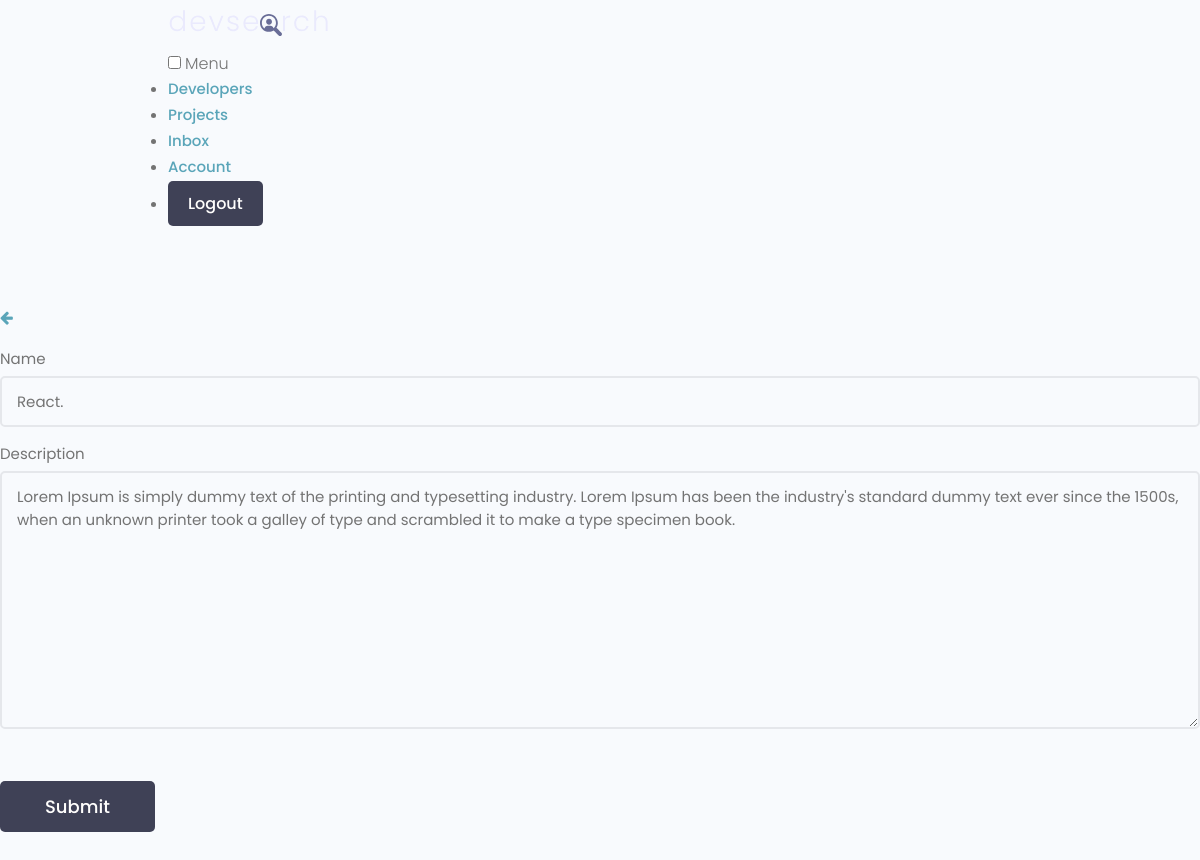
/update-skill/3eb920a2-99ee-4a12-9e10-eefc6b39ef5f/?next=/account (signed in), run on the app's committed database.
### users/models.py (models this page shows, shortened)
class Skill(models.Model):
    owner = models.ForeignKey(Profile, on_delete=models.CASCADE, null=True, blank=True)
    name = models.CharField(max_length=200, blank=True, null=True)
    description = models.TextField(null=True, blank=True)
    created = models.DateTimeField(auto_now_add=True)
    id = models.UUIDField(default=uuid.uuid4, unique=True, primary_key=True, editable=False)

### users/views.py (the view)
# urls.py: path('update-skill/<str:pk>/', views.updateSkill, name="update-skill"),
@login_required(login_url="login")
def updateSkill(request, pk):
    profile = request.user.profile
    skill = profile.skill_set.get(id=pk)
    form = SkillForm(instance=skill)
    if request.method == "POST":
        form = SkillForm(request.POST, instance=skill)
        if form.is_valid():
            form.save()
            messages.success(request, 'Skill was updated successfully!')
            return redirect('account')
    context = {'form':form}
    return render(request, 'users/skill_form.html', context)

### users/forms.py
class SkillForm(ModelForm):
    class Meta:
        model = Skill
        fields = '__all__'
        exclude = ['owner']
    def __init__(self, *args, **kwargs):
        super(SkillForm, self).__init__(*args, **kwargs)
        for name, field in self.fields.items():
            field.widget.attrs.update({'class': 'input'})

### users/templates/users/skill_form.html (shortened to what this page needs)
{% extends 'main.html' %}
{% block content %}
<main class="formPage my-xl">
    <div class="content-box">
        <div class="formWrapper">
            <a class="backButton" href="{% url 'account' %}"><i class="fa fa-arrow-left"></i></a>
            <br>
            <form class="form" method="POST" action="">
                {% for field in form %}
                <div class="form__field">
                    <label for="formInput#text">{{field.label}} </label>
                    {{field}}
                </div>
                {% endfor %}
                <input class="btn btn--sub btn--lg  my-md" type="submit" value="Submit" />
            </form>
        </div>
    </div>
</main>
{% endblock %}

### static/uikit/styles/modules/_variables.css (style rules this page uses)
:root { --color-main: #5aa5b9; --color-main-light: #e6faff; --color-sub: #3f4156; --color-sub-light: #51546e; --color-sub-lighter: #ededfd; --color-text: #737373; --color-gray: #8b8b8b; --color-light: #e5e7eb; --color-light-gray: #767676; --color-bg: #f8fafd; --color-white: #fffefd; --color-white-light: #f3f3f3; --color-success: #359e64; --color-success-bg: #def8e8; --color-error: #fc4b0b; --color-error-bg: #fff2ee; --font-base: 'Poppins', arial, helvetica, 'Segoe UI', roboto, ubuntu, sans-serif; --font-monospace: 'Fira Code', 'Courier New', courier, monospace; --font-regular: 300; --font-medium: 500; --font-bold: 700; --generic-shadow: 1px 1px 5px #00000010; --generic-transition: all 0.3s ease-in-out; }

### static/uikit/styles/modules/_base.css (style rules this page uses)
* { margin: 0; padding: 0; box-sizing: border-box; text-rendering: optimizeLegibility; color: inherit; font-size: inherit; }
html { font-size: 50%; }
@media only screen and (min-width: 480px) { html { font-size: 56.25%; } }
@media only screen and (min-width: 1200px) { html { font-size: 62.5%; } }
body { line-height: 1.6; font-weight: 400; font-size: 1.5rem; color: var(--color-text); background-color: var(--color-bg); min-height: 100vh; }

### static/uikit/styles/modules/_typography.css (style rules this page uses)
* { font-family: var(--font-base); }
a { padding-bottom: 2px; text-decoration: none; display: inline-block; color: var(--color-main); font-weight: var(--font-medium); }

### static/uikit/styles/modules/_utilities.css (style rules this page uses)
.my-md { margin: 3rem auto; }
.my-xl { margin: 8rem auto; }

### static/uikit/styles/modules/_button.css (style rules this page uses)
.btn { display: inline-block; position: relative; cursor: pointer; background-color: var(--color-light); font-weight: var(--font-medium); color: var(--color-sub); text-decoration: none; padding: 1rem 2rem; border-radius: 0.5rem; border: none; width: -webkit-fit-content; width: -moz-fit-content; width: fit-content; height: -webkit-fit-content; height: -moz-fit-content; height: fit-content; font-size: 1.6rem; outline-width: 0; outline-color: transparent; -webkit-backface-visibility: hidden; backface-visibility: hidden; transition: all 0.3s ease-in-out; }
.btn--sub { background-color: var(--color-sub); color: var(--color-white); }
.btn--lg { font-size: 1.8rem; padding: 1.2rem 4.5rem; }

### static/uikit/styles/modules/_form.css (style rules this page uses)
.form { display: block; }
.form__field { margin-top: 1.5rem; margin-bottom: 1.5rem; }
.form__label, .form__field > label { display: block; margin-bottom: 0.5rem; color: var(--color-text); }
input.input[type='text'], input.input[type='email'], input.input[type='password'], input.input[type='number'], select.input, textarea.input { min-width: 24rem; width: 100%; padding: 1.2rem 1.5rem; border-radius: 0.5rem; border: 2px solid var(--color-light); transition: all 0.3s ease-in-out; background-color: var(--color-bg); }

### data on the page
Skill: form "React." "Lorem Ipsum is simply dummy text of the printing and typesetting industry. Lorem Ipsum has been the industry's standard dummy text ever since the 1500s, when an unknown printer took a galley of type and scrambled it to make a type specimen book."

### other printed values
{{ field.label }} "Name" "Description"
